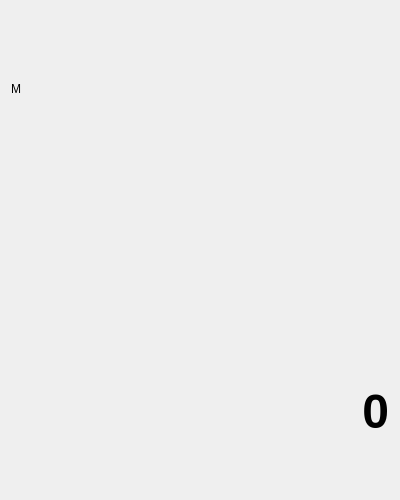
<?xml version="1.0" encoding="UTF-8"?>
<ui version="4.0">
 <class>StandardCalculator</class>
 <widget class="QWidget" name="StandardCalculator">
  <property name="geometry">
   <rect>
    <x>0</x>
    <y>0</y>
    <width>400</width>
    <height>500</height>
   </rect>
  </property>
  <property name="windowTitle">
   <string>Calculator</string>
  </property>
  <layout class="QVBoxLayout" name="verticalLayout">
   <item>
    <widget class="QLabel" name="lblMemoryIndicator">
     <property name="text">
      <string>M</string>
     </property>
    </widget>
   </item>
   <item>
    <widget class="QLabel" name="lblExpression">
     <property name="font">
      <font>
       <pointsize>12</pointsize>
      </font>
     </property>
     <property name="text">
      <string/>
     </property>
     <property name="alignment">
      <set>Qt::AlignmentFlag::AlignRight|Qt::AlignmentFlag::AlignTrailing|Qt::AlignmentFlag::AlignVCenter</set>
     </property>
    </widget>
   </item>
   <item>
    <widget class="QLabel" name="lblDisplay">
     <property name="font">
      <font>
       <pointsize>36</pointsize>
       <bold>true</bold>
      </font>
     </property>
     <property name="text">
      <string>0</string>
     </property>
     <property name="alignment">
      <set>Qt::AlignmentFlag::AlignRight|Qt::AlignmentFlag::AlignTrailing|Qt::AlignmentFlag::AlignVCenter</set>
     </property>
    </widget>
   </item>
   <item>
    <layout class="QGridLayout" name="gridLayout"/>
   </item>
  </layout>
 </widget>
 <resources/>
 <connections/>
</ui>
